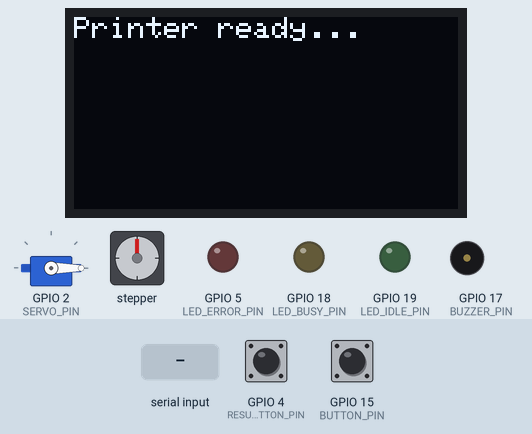
A program run on a simulated ESP32. Parts: servo, 128×64 one-colour display, stepper motor, output pins drawn as LEDs (lit = HIGH), buzzer (waves = sounding). Inputs (shaded band) come from the test bench; at power-on: GPIO 15 (BUTTON_PIN) HIGH, GPIO 4 (RESUME_BUTTON_PIN) HIGH. The display library's start-up logo is not drawn; stepper angles assume 2048 steps per turn; what the program prints to the serial monitor is not drawn.

Above: at 3.2 s.
3.3 s: "5\n" received over Serial
At 4.1 s:
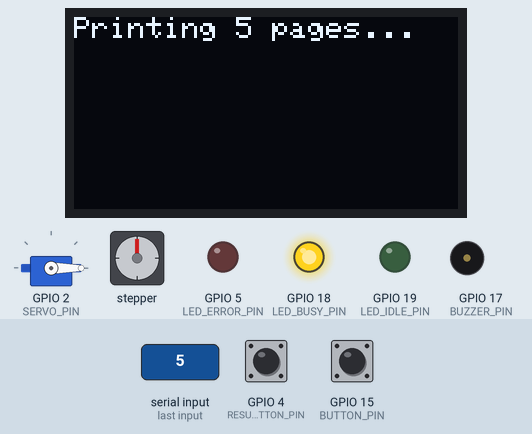
5.9 s: GPIO 15 (BUTTON_PIN) pulled LOW for 0.15 s
At 6.43 s:
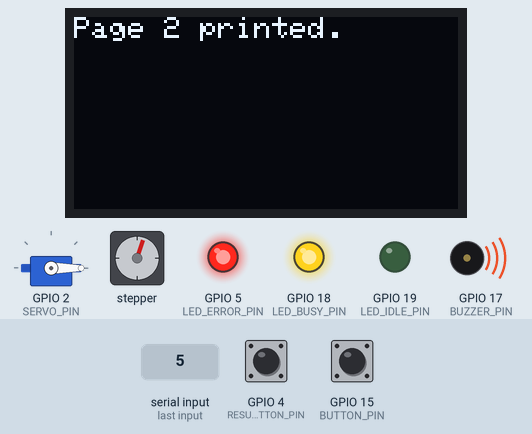
6.6 s: GPIO 15 (BUTTON_PIN) pulled LOW for 1 s
At 8.0 s:
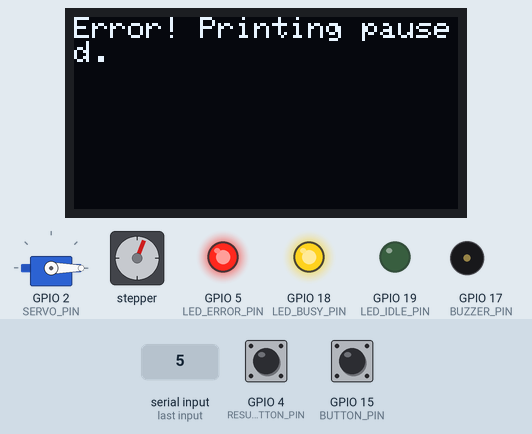
9.1 s: GPIO 4 (RESUME_BUTTON_PIN) pulled LOW for 0.15 s
At 9.6 s:
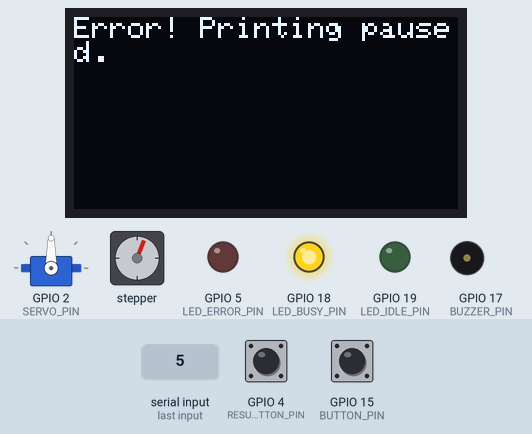
9.8 s: GPIO 15 (BUTTON_PIN) pulled LOW for 0.15 s
At 10.24 s:
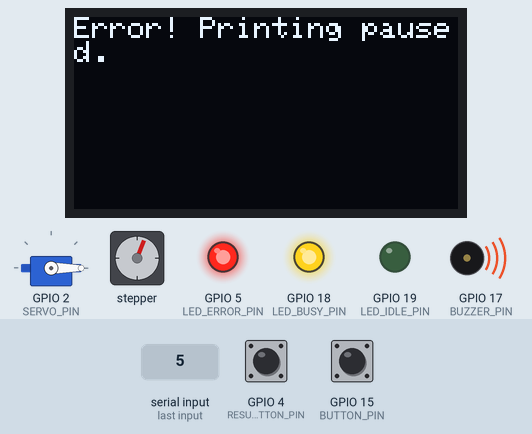
11.8 s: GPIO 4 (RESUME_BUTTON_PIN) pulled LOW for 1 s
At 14.04 s:
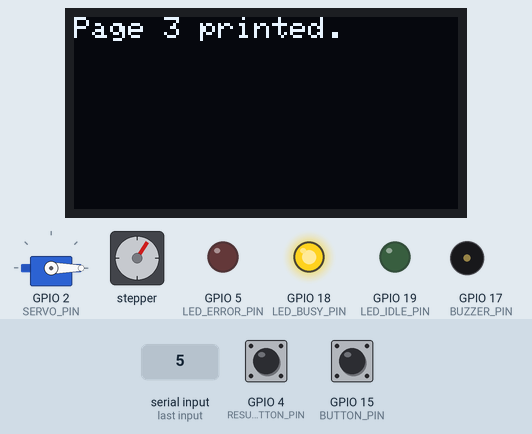
Timing chart, 0 to 16.3 s (numbered marks = the images above; inputs shaded):
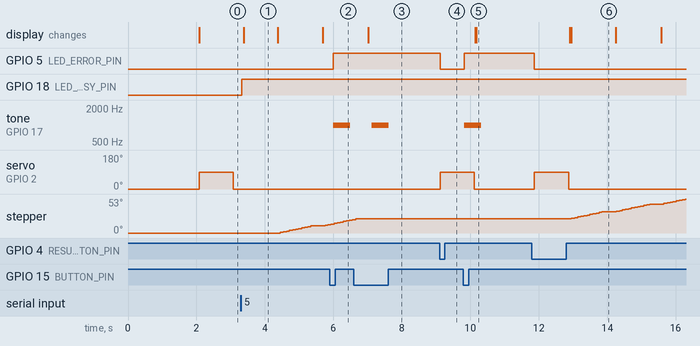

Measured:
- after the input at 3.3 s, GPIO 18 (LED_BUSY_PIN): LOW → HIGH at once; stepper: turns 11° clockwise in 0.89 s, then 2° clockwise in 0.08 s; the display: changes after 0.08 s (image 1)
- after the input at 5.9 s, GPIO 5 (LED_ERROR_PIN): LOW → HIGH after 0.09 s; tone on GPIO 17 (BUZZER_PIN): silent → 1000 Hz after 0.09 s, → silent 0.50 s later
- after the input at 6.6 s, tone on GPIO 17 (BUZZER_PIN): silent → 1000 Hz after 0.52 s, → silent 0.50 s later
- after the input at 9.1 s, GPIO 5 (LED_ERROR_PIN): HIGH → LOW at once; servo on GPIO 2 (SERVO_PIN): 0° → 90° at once
- after the input at 9.8 s, GPIO 5 (LED_ERROR_PIN): LOW → HIGH at once; tone on GPIO 17 (BUZZER_PIN): silent → 1000 Hz at once, → silent 0.50 s later; stepper: stays 22° (without the input it goes to 23° after 0.40 s)
- after the input at 11.8 s, GPIO 5 (LED_ERROR_PIN): HIGH → LOW after 0.07 s; servo on GPIO 2 (SERVO_PIN): 0° → 90° after 0.07 s, → 0° 1.0 s later; stepper: turns 11° clockwise in 0.89 s, then 12° clockwise in 0.97 s, then 8° clockwise in 0.63 s; the display: first changes after 1.1 s (image 6 shows a later state)
- what the display in image 1 shows lasts 1.0 s, from 3.4 s to 4.4 s

The program:

main.cpp
```cpp
#include <Arduino.h>
#include <Wire.h>
#include <Adafruit_SSD1306.h>
#include <ESP32Servo.h>
#include <Stepper.h>

#define SCREEN_WIDTH 128
#define SCREEN_HEIGHT 64
Adafruit_SSD1306 display(SCREEN_WIDTH, SCREEN_HEIGHT, &Wire, -1);

#define LED_IDLE_PIN 19
#define LED_BUSY_PIN 18
#define LED_ERROR_PIN 5
#define BUTTON_PIN 15         // Simulating error printing
#define BUZZER_PIN 17
#define SERVO_PIN 2
#define RESUME_BUTTON_PIN 4   // Pin for the resume button

#define PRINT_JOB_QUEUE_SIZE 5
#define MAX_PRINT_PAGES 10

#define DEB_RECEIVE_PRINT_JOB 14
#define DEB_PRINT_JOB_TASK 27
#define DEB_MONITOR_PRINTER_STAT 32
#define DEB_PAPER_FEED 33
#define DEB_ERROR_HANDLING 25
#define SERIAL_INPUT 26

const int stepsPerRevolution = 64;  // change this to fit the number of steps per revolution
// for your motor
// initialize the stepper library on pins 8 through 11:
Stepper myStepper(stepsPerRevolution, 26, 27, 32, 33);

// Queues
QueueHandle_t printJobQueue;
SemaphoreHandle_t printSemaphore;
SemaphoreHandle_t statusSemaphore;
SemaphoreHandle_t inputSemaphore;  // Semaphore to signal new input

// Printer Status
bool printerIdle = true;
bool printerError = false;
int printJobPages = 0;

// Serial input buffer
char inputBuffer[10];  // Buffer to hold incoming serial data
int bufferIndex = 0;   // Index for input buffer

// Create Servo object
Servo paperFeedServo;

// Task Prototypes
void receivePrintJobTask(void *pvParameters);
void printJobTask(void *pvParameters);
void monitorPrinterStatusTask(void *pvParameters);
void paperFeedTask(void *pvParameters);
void errorHandlingTask(void *pvParameters);
void serialInputTask(void *pvParameters);

void setup() {
  Serial.begin(115200);

  pinMode(LED_IDLE_PIN, OUTPUT);
  pinMode(LED_BUSY_PIN, OUTPUT);
  pinMode(LED_ERROR_PIN, OUTPUT);
  pinMode(BUTTON_PIN, INPUT_PULLUP);
  pinMode(RESUME_BUTTON_PIN, INPUT_PULLUP);  // Set the resume button pin as input with pull-up
  pinMode(BUZZER_PIN, OUTPUT);

  // set the speed at 60 rpm:
  myStepper.setSpeed(60);

  paperFeedServo.attach(SERVO_PIN);
  paperFeedServo.write(0);

  if (!display.begin(SSD1306_SWITCHCAPVCC, 0x3C)) {
    Serial.println(F("SSD1306 allocation failed"));
    for (;;);
  }
  display.display();
  delay(2000);
  display.clearDisplay();
  display.setTextSize(1);
  display.setTextColor(WHITE);
  display.setCursor(0, 0);
  display.println("Printer ready...");
  display.display();
  Serial.println("Printer ready...");

  printJobQueue = xQueueCreate(PRINT_JOB_QUEUE_SIZE, sizeof(int));
  printSemaphore = xSemaphoreCreateBinary();
  statusSemaphore = xSemaphoreCreateBinary();
  inputSemaphore = xSemaphoreCreateBinary();  // Create semaphore for serial input

  // Create Tasks
  xTaskCreate(receivePrintJobTask, "Receive Print Job", 4096, NULL, 3, NULL);
  xTaskCreate(printJobTask, "Print Job Task", 4096, NULL, 2, NULL);
  xTaskCreate(monitorPrinterStatusTask, "Monitor Printer Status", 4096, NULL, 1, NULL);
  xTaskCreate(paperFeedTask, "Paper Feed Task", 4096, NULL, 1, NULL);
  xTaskCreate(errorHandlingTask, "Error Handling Task", 4096, NULL, 1, NULL);
  xTaskCreate(serialInputTask, "Serial Input Task", 4096, NULL, 1, NULL);
}

void loop() {
  // Nothing in loop, all handled by tasks
  delay(10);
}

// Task for reading serial input and storing it into a buffer
void serialInputTask(void *pvParameters) {
  while (true) {
    if (Serial.available()) {

      char c = Serial.read();  // Read character from serial
      if (c == '\n' || bufferIndex >= sizeof(inputBuffer) - 1) {  // End of input (newline or buffer full)
        inputBuffer[bufferIndex] = '\0';  // Null-terminate the string
        bufferIndex = 0;  // Reset the buffer index

        // Signal the receivePrintJobTask that new data is available
        xSemaphoreGive(inputSemaphore);
      } else {
        inputBuffer[bufferIndex++] = c;  // Add character to buffer
      }
    }
    vTaskDelay(pdMS_TO_TICKS(10));  // Small delay to avoid overloading the processor
  }
}

// Task 1: Process Print Job Command from serial input
void receivePrintJobTask(void *pvParameters) {
  while (true) {
    if (xSemaphoreTake(inputSemaphore, portMAX_DELAY) == pdTRUE) {
      // Convert inputBuffer to integer
      int pages = atoi(inputBuffer);

      if (pages > 0 && pages <= MAX_PRINT_PAGES) {
        Serial.print("Received print job with ");
        Serial.print(pages);
        Serial.println(" pages. Available Queue:");

        int availableSpace = uxQueueSpacesAvailable(printJobQueue);
        Serial.println(availableSpace);
        // Send the print job (number of pages) to the print queue
        if (xQueueSend(printJobQueue, &pages, 0) == pdPASS) {
          Serial.println("Print job added to queue.");
          xSemaphoreGive(printSemaphore);  // Notify Print Task to start
        } else {
          Serial.println("Failed to add print job to queue.");
        }
      } else if (pages != 0) {
        Serial.print(pages);
        Serial.println(" Invalid input. Please enter a number between 1 and 10.");
      }
    }
    vTaskDelay(pdMS_TO_TICKS(500));  // Wait before checking for input again
  }
}

// Task 2: Simulate the print job processing
void printJobTask(void *pvParameters) {
  while (true) {
    // Wait for a valid print job to arrive
    if (xSemaphoreTake(printSemaphore, portMAX_DELAY) == pdTRUE) {
      int pages = 0;  // Use local variable to hold the number of pages from the queue
      if (xQueueReceive(printJobQueue, &pages, portMAX_DELAY) == pdPASS) {
        if (printerIdle) {
          printerIdle = false;
          digitalWrite(LED_BUSY_PIN, HIGH);
          digitalWrite(LED_IDLE_PIN, LOW);

          display.clearDisplay();
          display.setCursor(0, 0);
          display.print("Printing ");
          display.print(pages);  // Use the value from the queue
          display.println(" pages...");
          display.display();
          Serial.println("Printing...");
          vTaskDelay(pdMS_TO_TICKS(1000));

          // Simulate printing pages
          for (int i = 1; i <= pages; i++) {
            // Check if there's an error before proceeding
            while (printerError) {
              Serial.println("Printing paused due to error. Waiting for resume...");
              display.clearDisplay();
              display.setCursor(0, 0);
              display.println("Error! Printing paused.");
              display.display();
              // Wait for resume signal from resume button (polling it)
              while (digitalRead(RESUME_BUTTON_PIN) == HIGH) {
                vTaskDelay(pdMS_TO_TICKS(100));  // Polling every 100 ms
              }

              // Once resume button is pressed, clear the error state and continue printing
              printerError = false;
              digitalWrite(LED_ERROR_PIN, LOW);
              Serial.println("Resuming print job...");

              // Move the servo to simulate paper feed when resuming after an error
              paperFeedServo.write(90);  // Simulate paper feed movement
              vTaskDelay(pdMS_TO_TICKS(1000));  // Paper feed delay
              paperFeedServo.write(0);   // Reset servo

              display.clearDisplay();
              display.setCursor(0, 0);
              display.print("Resuming...");
              display.display();
            }

            // Continue printing
            Serial.print("Printing page ");
            Serial.println(i);
            display.clearDisplay();
            display.setCursor(0, 0);
            display.print("Page ");
            display.print(i);
            display.println(" printed.");
            display.display();
            myStepper.step(stepsPerRevolution);
            vTaskDelay(pdMS_TO_TICKS(300));  // Reduced delay to avoid long freezes
          }
          // After printing is done, set the printer to idle
          Serial.println("Print job complete.");
          digitalWrite(LED_BUSY_PIN, LOW);
          digitalWrite(LED_IDLE_PIN, HIGH);

          printerIdle = true;
          xSemaphoreGive(statusSemaphore);  // Notify Status Task

          // Ensure the semaphore is given so that the next print job can start
          xSemaphoreGive(printSemaphore);

          // Add a small delay to avoid immediate paper feed
          vTaskDelay(pdMS_TO_TICKS(2000));  // Wait before notifying the paper feed task
        }
      }
    }
    vTaskDelay(pdMS_TO_TICKS(100));  // Periodic check
  }
}

// Task 3: Simulate printer status monitoring
void monitorPrinterStatusTask(void *pvParameters) {
  while (true) {
    if (xSemaphoreTake(statusSemaphore, portMAX_DELAY) == pdTRUE) {
      if (printerError) {
        Serial.println("Error: Printer has a problem!");
        digitalWrite(LED_ERROR_PIN, HIGH);
        tone(BUZZER_PIN, 1000, 500);  // Buzzer for error
      } else if (printerIdle) {
        Serial.println("Printer is idle.");
        digitalWrite(LED_ERROR_PIN, LOW);
        digitalWrite(LED_IDLE_PIN, HIGH);
      } else {
        Serial.println("Printer is busy...");
        digitalWrite(LED_BUSY_PIN, HIGH);
      }
    }
    vTaskDelay(pdMS_TO_TICKS(100));  // Periodic check
  }
}

// Task 4: Simulate paper feed mechanism
void paperFeedTask(void *pvParameters) {
  bool lastPrinterIdleState = false;  // Track last idle state
  while (true) {
    if (printerIdle && !lastPrinterIdleState) {
      // Only feed paper when the printer goes from busy to idle (one-time feed)
      Serial.println("Feeding paper for next job...");
      paperFeedServo.write(90);  // Simulate paper feed movement
      vTaskDelay(pdMS_TO_TICKS(1000));  // Paper feed delay
      paperFeedServo.write(0);   // Reset servo
      vTaskDelay(pdMS_TO_TICKS(1000));  // Paper feed delay

      lastPrinterIdleState = true;
      Serial.println("Paper feeder move...");
    }
    else if (!printerIdle) {
      lastPrinterIdleState = false;  // Reset to detect next idle state
    }
    vTaskDelay(pdMS_TO_TICKS(500));
  }
}

// Task 5: Error Handling (Simulate error via button press)
void errorHandlingTask(void *pvParameters) {
  while (true) {
    if (digitalRead(BUTTON_PIN) == LOW) {
      // Simulate printer error
      printerError = true;
      digitalWrite(LED_ERROR_PIN, HIGH);
      tone(BUZZER_PIN, 1000, 500);  // Beep for error
      vTaskDelay(pdMS_TO_TICKS(1000));  // Debounce button
    }
    vTaskDelay(pdMS_TO_TICKS(100));  // Periodic check
  }
}
```
